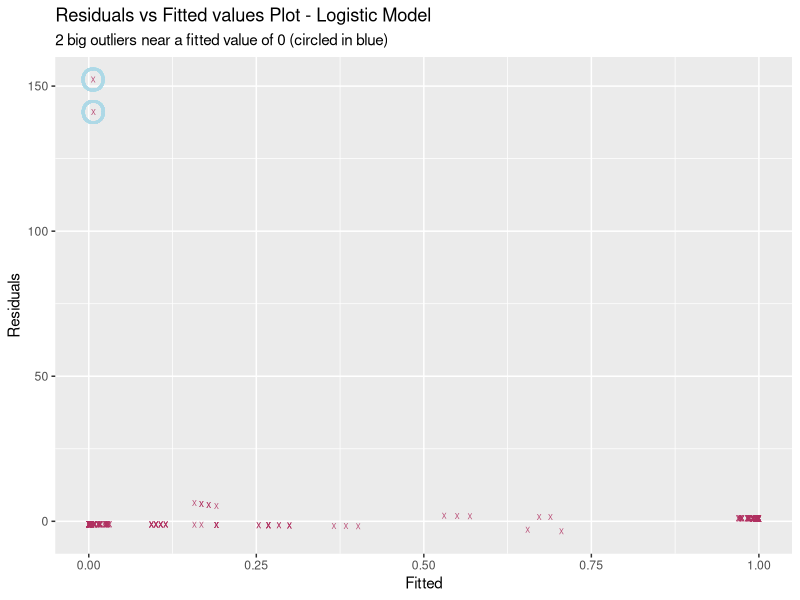
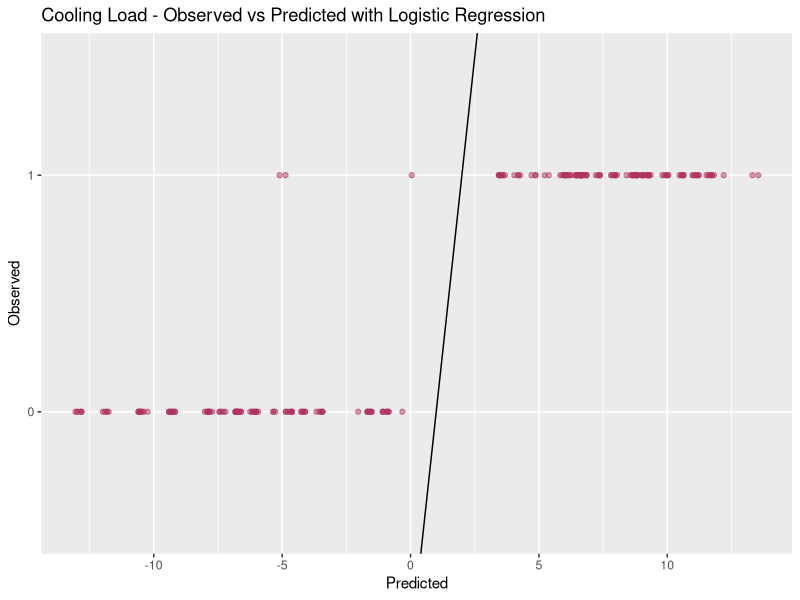

R code for these plots, in order:
# Energy efficiency Data Set
# https://archive.ics.uci.edu/ml/datasets/Energy+efficiency#
#
# Abstract: This study looked into assessing the heating load and
# cooling load requirements of buildings (that is, energy efficiency)
# as a function of building parameters.

# ------------------------------------------------------------------------------
# Logistic regression model
# ------------------------------------------------------------------------------


library(dplyr)
library(readr)
library(magrittr)
library(ggplot2)

# for confusion matrix
library(caret)
library(e1071)


# Get train and test data from linear regression saved data
train <- read_csv("../data/train_ENB2012_data.csv")
test <- read_csv("../data/test_ENB2012_data.csv")


# Transform Cooling Load into a binary response variable
bin_train <- train %>%
    mutate(Low.Cooling.Load = factor(ifelse(Cooling.Load < 25, 1, 0))) %>%
    select(-'Cooling.Load')

bin_test <- test %>%
    mutate(Low.Cooling.Load = factor(ifelse(Cooling.Load < 25, 1, 0))) %>%
    select(-'Cooling.Load')


# Fit logistic regression model
logist_model <- glm(Low.Cooling.Load ~ Surf.Area + Wall.Area + Orient + Glaz.Area,
                    family = 'binomial', data=bin_train)

print(summary(logist_model))

# The results look similar to the linear regression model in that Surf.Area,
# Wall.Area, and Glaz.Area were all significant, while Orient was not.


# Predictions on test data
bin_test$pred <- predict.glm(logist_model, bin_test)

rmse <- function(pred, y) {
    res <- y - pred
    return (sqrt(mean(res^2)))
}

print(paste("RMSE bin_test:", round(rmse(bin_test$pred, bin_test$Low.Cooling.Load), 3)))
# 7.318  - root mean squared error value


# Plot of residuals vs fitted values
residual_gg <- ggplot(data=logist_model) +
    geom_point(aes(x=logist_model$fitted, y=logist_model$residuals),
               color='maroon', shape='X', alpha=0.85) +
    xlab('Fitted') + ylab('Residuals') +
    ggtitle("Residuals vs Fitted values Plot - Logistic Model",
            subtitle="2 big outliers near a fitted value of 0 (circled in blue)") +
    geom_point(aes(x=logist_model$fitted[1], y=logist_model$residuals[1]),
               color='lightblue', shape='O', size=8, alpha=0.75) +
    geom_point(aes(x=logist_model$fitted[2], y=logist_model$residuals[2]),
           color='lightblue', shape='O', size=8, alpha=0.75)
pdf("plots/logist_residual_fitted.pdf")
print(residual_gg)
dev.off()
# There are 2 large residuals (outliers) near fitted value of 0 and I'm not sure why..

# Let's investigate these 2 weird residuals
# print(logist_model$residuals[1:2])
# print(logist_model$fitted[1:2])
# print(bin_test$pred[1:2])
# print(bin_test$Low.Cooling.Load[1:2])
# table(bin_test$Low.Cooling.Load)
# Yeah I'm not sure what's going on with these 2, how they could possibly have
# such different Y and Y_hat values when we're on a binary scale



# Print a confusion matrix to compare our predictions to actual values
print("Confusion Matrix with 0.5 cutoff value")
pihat <- logist_model$fitted.values
classLCL <- factor(ifelse(pihat < 0.5, 0, 1))
print(confusionMatrix(classLCL, bin_train$Low.Cooling.Load, , positive="1"))
# Our prediction accuracy is 98% with a
# Sensitivity (true pos rate) of 97.17%  and
# Specificity (true neg rate) of 99.24% !!
# Wow that is quite impressive!


# Here we test what happens when we lower the cutoff value
# The sensitivity goes up and sensitivity falls (as expected)
print("Confusion Matrix with 0.15 cutoff value")
classLCL.25 <- factor(ifelse(pihat < 0.15, 0, 1))
print(confusionMatrix(classLCL.25, bin_train$Low.Cooling.Load, , positive="1"))


# Plot Low.Cooling.Load - Predicted vs Observed
gg_lin_cool_surf <- ggplot(data=bin_test) +
    geom_point(aes(x=pred, y=Low.Cooling.Load),
               color='maroon', alpha=0.5) +
    geom_abline() +
    xlab('Predicted') + ylab('Observed') +
    ggtitle('Cooling Load - Observed vs Predicted with Logistic Regression')
pdf("plots/logist_y_vs_pred.pdf")
print(gg_lin_cool_surf)
dev.off()
